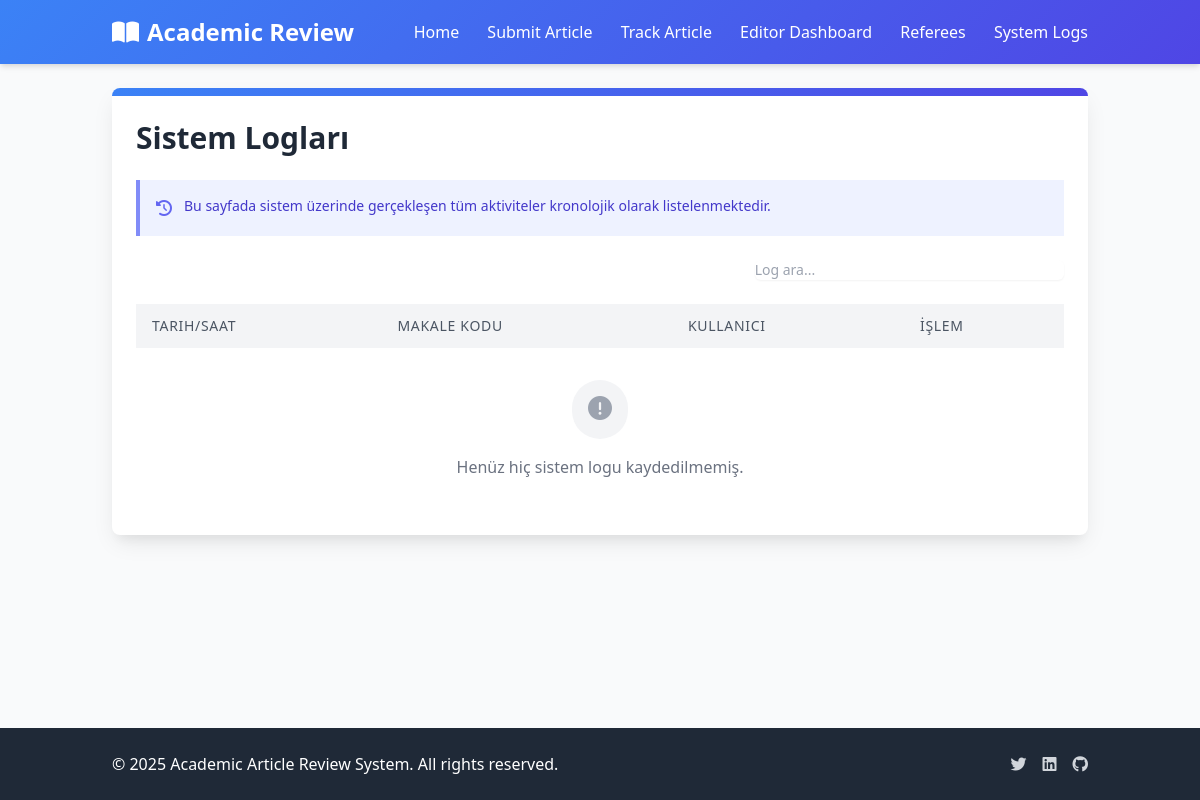
The page /logs/ on the database as committed earlier.
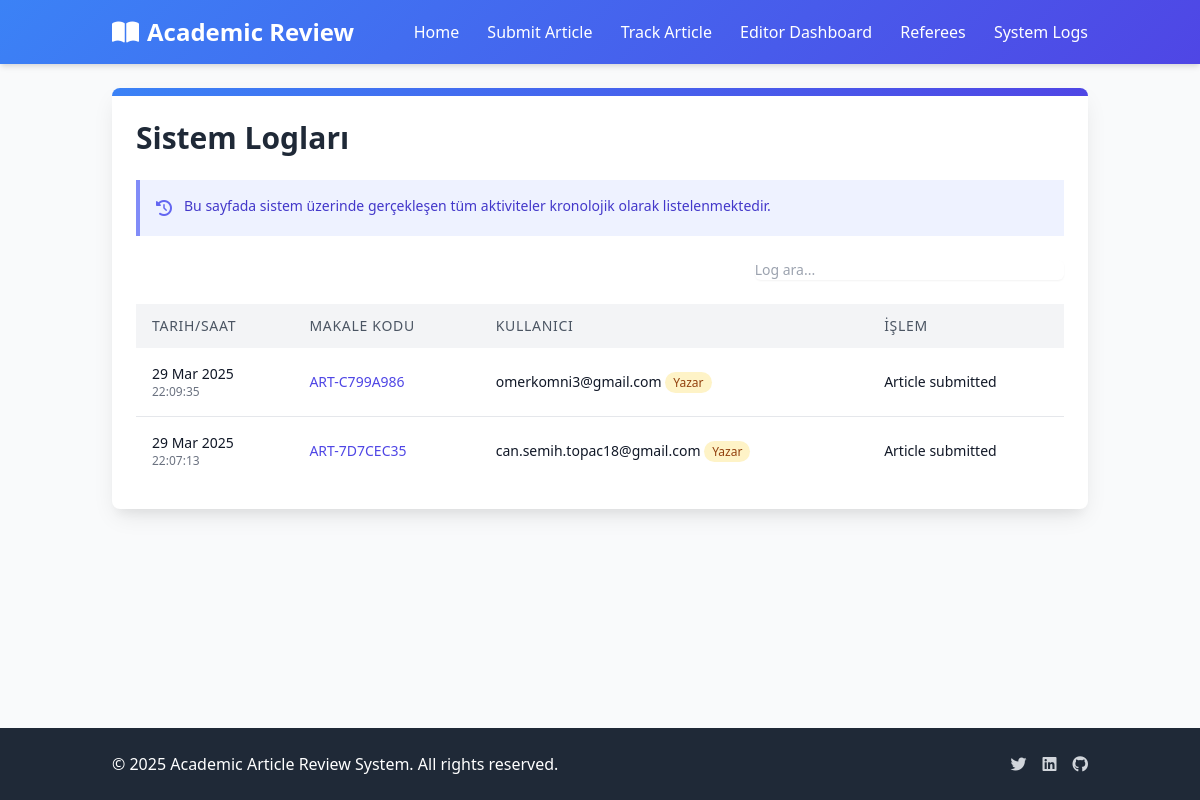
The same page on the database as committed later.
### articles/models.py (models this page shows, shortened)
class ActivityLog(models.Model):
    article = models.ForeignKey(Article, on_delete=models.CASCADE, related_name='logs')
    user = models.ForeignKey(User, on_delete=models.SET_NULL, null=True, blank=True)
    email = models.EmailField(blank=True, null=True)  # For anonymous users
    action = models.CharField(max_length=255)
    timestamp = models.DateTimeField(auto_now_add=True)
    class Meta:
        ordering = ['-timestamp']

class Article(models.Model):
    STATUS_CHOICES = (
        ('submitted', 'Submitted'),
        ('under_review', 'Under Review'),
        ('revision_required', 'Revision Required'),
        ('accepted', 'Accepted'),
        ('rejected', 'Rejected'),
    )
    title = models.CharField(max_length=255, null=True, blank=True)
    tracking_code = models.CharField(max_length=20, unique=True, editable=False)
    email = models.EmailField()
    file = models.FileField(upload_to='articles/')
    anonymized_file = models.FileField(upload_to='anonymized_articles/', null=True, blank=True)
    status = models.CharField(max_length=50, choices=STATUS_CHOICES, default='submitted')
    submission_date = models.DateTimeField(auto_now_add=True)
    last_updated = models.DateTimeField(auto_now=True)
    referee = models.ForeignKey('Referee', on_delete=models.SET_NULL, null=True, blank=True, related_name='assigned_articles')
    extracted_authors = models.TextField(blank=True, null=True, help_text="Automatically extracted author names")
    extracted_institutions = models.TextField(blank=True, null=True, help_text="Automatically extracted institutions")
    extracted_keywords = models.TextField(blank=True, null=True, help_text="Automatically extracted keywords")
    extracted_emails = models.TextField(blank=True, null=True, help_text="Automatically extracted email addresses")
    anonymization_map = models.TextField(blank=True, null=True, help_text="JSON mapping of original text to encrypted text")
    anonymization_key = models.CharField(max_length=128, blank=True, null=True, help_text="Encryption key for anonymization")
    is_anonymized = models.BooleanField(default=False, help_text="Whether the article has been anonymized")

### articles/views.py (the view)
# urls.py: path('logs/', views.system_logs, name='system_logs'),
def system_logs(request):
    try:
        logs = ActivityLog.objects.all().select_related('article', 'user').order_by('-timestamp')
    except Exception as e:
        logs = []
        messages.error(request, f"Log kayıtları yüklenirken bir hata oluştu: {str(e)}")
    return render(request, 'articles/logs.html', {'logs': logs})

### templates/articles/logs.html (shortened to what this page needs)
{% extends 'articles/base.html' %}
{% block content %}
<div class="max-w-6xl mx-auto">
    <div class="bg-white rounded-lg shadow-card overflow-hidden">
        <div class="gradient-bg h-2"></div>
        <div class="p-6">
            <h1 class="text-3xl font-bold mb-6 text-gray-800">Sistem Logları</h1>
            <div class="bg-indigo-50 border-l-4 border-indigo-400 p-4 mb-6">
                <div class="flex">
                    <div class="flex-shrink-0">
                        <i class="fas fa-history text-indigo-500"></i>
                    </div>
                    <div class="ml-3">
                        <p class="text-sm text-indigo-700">
                            Bu sayfada sistem üzerinde gerçekleşen tüm aktiviteler kronolojik olarak listelenmektedir.
                        </p>
                    </div>
                </div>
            </div>
            <div class="mb-6">
                <div class="flex justify-end">
                    <div class="w-1/3">
                        <input id="logSearch" type="text" placeholder="Log ara..." class="shadow-sm focus:ring-indigo-500 focus:border-indigo-500 block w-full sm:text-sm border-gray-300 rounded-md">
                    </div>
                </div>
            </div>
            <div class="overflow-x-auto">
                <table id="logTable" class="min-w-full bg-white">
                    <thead class="bg-gray-100">
                        <tr>
                            <th class="py-3 px-4 text-left text-sm font-medium text-gray-600 uppercase tracking-wider">
                                Tarih/Saat
                            </th>
                            <th class="py-3 px-4 text-left text-sm font-medium text-gray-600 uppercase tracking-wider">
                                Makale Kodu
                            </th>
                            <th class="py-3 px-4 text-left text-sm font-medium text-gray-600 uppercase tracking-wider">
                                Kullanıcı
                            </th>
                            <th class="py-3 px-4 text-left text-sm font-medium text-gray-600 uppercase tracking-wider">
                                İşlem
                            </th>
                        </tr>
                    </thead>
                    <tbody class="divide-y divide-gray-200">
                        {% for log in logs %}
                        <tr>
                            <td class="py-4 px-4 whitespace-nowrap">
                                <div class="text-sm text-gray-900">{{ log.timestamp|date:"d M Y" }}</div>
                                <div class="text-xs text-gray-500">{{ log.timestamp|time:"H:i:s" }}</div>
                            </td>
                            <td class="py-4 px-4 whitespace-nowrap">
                                <div class="text-sm font-medium text-indigo-600">
                                    <a href="{% url 'editor_review' log.article.id %}">{{ log.article.tracking_code }}</a>
                                </div>
                            </td>
                            <td class="py-4 px-4 whitespace-nowrap">
                                <div class="text-sm text-gray-900">
                                    {% if log.user %}
                                        {{ log.user.username }}
                                        {% if log.user.editor %}
                                            <span class="text-xs text-indigo-800 bg-indigo-100 px-2 py-0.5 rounded-full">Editör</span>
                                        {% elif log.user.referee %}
                                            <span class="text-xs text-green-800 bg-green-100 px-2 py-0.5 rounded-full">Hakem</span>
                                        {% endif %}
                                    {% else %}
                                        {% if log.email %}
                                            {{ log.email }}
                                            <span class="text-xs text-yellow-800 bg-yellow-100 px-2 py-0.5 rounded-full">Yazar</span>
                                        {% else %}
                                            Sistem
                                        {% endif %}
                                    {% endif %}
                                </div>
                            </td>
                            <td class="py-4 px-4">
                                <div class="text-sm text-gray-900">{{ log.action }}</div>
                            </td>
                        </tr>
                        {% empty %}
                        <tr>
                            <td colspan="4" class="py-8 text-center text-gray-500">
                                <div class="inline-block p-4 rounded-full bg-gray-100 mb-4">
                                    <i class="fas fa-exclamation-circle text-gray-400 text-2xl"></i>
                                </div>
                                <p>Henüz hiç sistem logu kaydedilmemiş.</p>
                            </td>
                        </tr>
                        {% endfor %}
                    </tbody>
                </table>
            </div>
        </div>
    </div>
</div>
{% endblock %}

### templates/articles/base.html (shortened to what this page needs)
<!DOCTYPE html>
<html lang="en">
<head>
    <link href="https://cdn.jsdelivr.net/npm/tailwindcss@2.2.19/dist/tailwind.min.css" rel="stylesheet">
    <link rel="stylesheet" href="https://cdnjs.cloudflare.com/ajax/libs/font-awesome/6.0.0/css/all.min.css">
</head>
<body class="bg-gray-50 min-h-screen flex flex-col">
    <header class="gradient-bg text-white shadow-md">
        <div class="container mx-auto px-6 py-4">
            <div class="flex justify-between items-center">
                <div class="flex items-center">
                    <a href="{% url 'home' %}" class="text-2xl font-bold">
                        <i class="fas fa-book-open mr-2"></i>Academic Review
                    </a>
                </div>
                <nav class="space-x-6">
                    <a href="{% url 'home' %}" class="hover:text-gray-200">Home</a>
                    <a href="{% url 'upload_article' %}" class="hover:text-gray-200">Submit Article</a>
                    <a href="{% url 'track_article' %}" class="hover:text-gray-200">Track Article</a>
                    <a href="{% url 'editor_dashboard' %}" class="hover:text-gray-200">Editor Dashboard</a>
                    <a href="{% url 'referee_list' %}" class="hover:text-gray-200">Referees</a>
                    <a href="{% url 'system_logs' %}" class="hover:text-gray-200">System Logs</a>
                </nav>
            </div>
        </div>
    </header>
    <main class="flex-grow container mx-auto px-6 py-6">
        {% block content %}{% endblock %}
    </main>
    <footer class="bg-gray-800 text-white py-6">
        <div class="container mx-auto px-6">
            <div class="flex flex-col md:flex-row justify-between items-center">
                <div class="mb-4 md:mb-0">
                    <p>© 2025 Academic Article Review System. All rights reserved.</p>
                </div>
                <div class="flex space-x-4">
                    <a href="#" class="text-gray-300 hover:text-white">
                        <i class="fab fa-twitter"></i>
                    </a>
                    <a href="#" class="text-gray-300 hover:text-white">
                        <i class="fab fa-linkedin"></i>
                    </a>
                    <a href="#" class="text-gray-300 hover:text-white">
                        <i class="fab fa-github"></i>
                    </a>
                </div>
            </div>
        </div>
    </footer>
</body>
</html>

### templates/articles/base.html (style rules this page uses)
.gradient-bg { background: linear-gradient(135deg, #3b82f6 0%, #4f46e5 100%); }
.shadow-card { box-shadow: 0 10px 25px -5px rgba(0, 0, 0, 0.1), 0 10px 10px -5px rgba(0, 0, 0, 0.04); }

Rows that differ between the two databases and show on the page:
added ActivityLog: timestamp "29 Mar 2025", timestamp "22:09:35", article.tracking_code "ART-C799A986", email "omerkomni3@gmail.com", action "Article submitted"
added ActivityLog: timestamp "29 Mar 2025", timestamp "22:07:13", article.tracking_code "ART-7D7CEC35", email "can.semih.topac18@gmail.com", action "Article submitted"
Other text that changed with them:
text no longer shown: "Henüz hiç sistem logu kaydedilmemiş."
